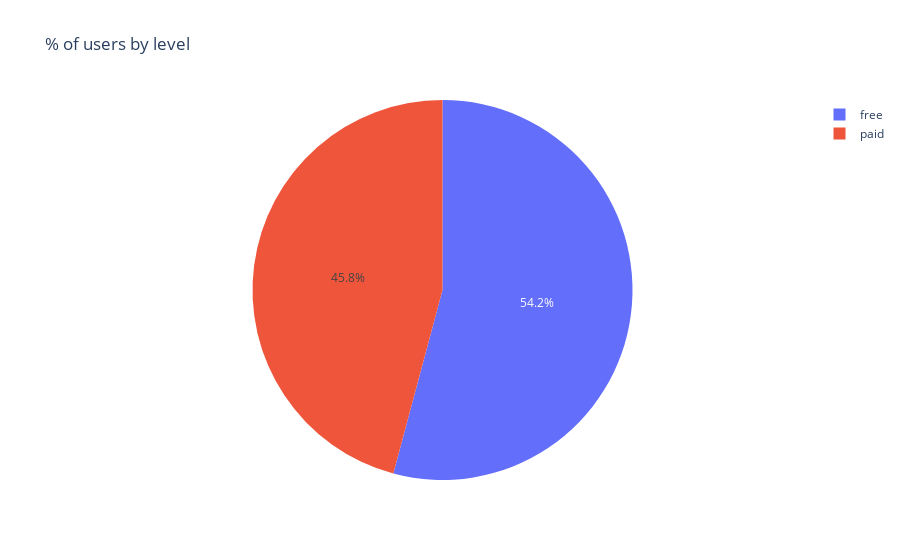

Here is the notebook cell this chart was saved with:
### Code cell
import plotly.express as px

fig = px.pie(
    level_count.toPandas(),
    values= 'count(DISTINCT userId)', names= 'level', title= '% of users by level')
fig.show()

### Figure 1 — Plotly figure (JSON) as saved in the notebook; plotly's stock layout.template omitted (floating-point values rounded to 4 significant figures)
{"data": [{"domain": {"x": [0, 1], "y": [0, 1]}, "hovertemplate": "level=%{label}<br>count(DISTINCT userId)=%{value}<extra></extra>", "labels": ["free", "paid"], "legendgroup": "", "name": "", "showlegend": true, "type": "pie", "values": [195, 165]}], "layout": {"legend": {"tracegroupgap": 0}, "title": {"text": "% of users by level"}}}
